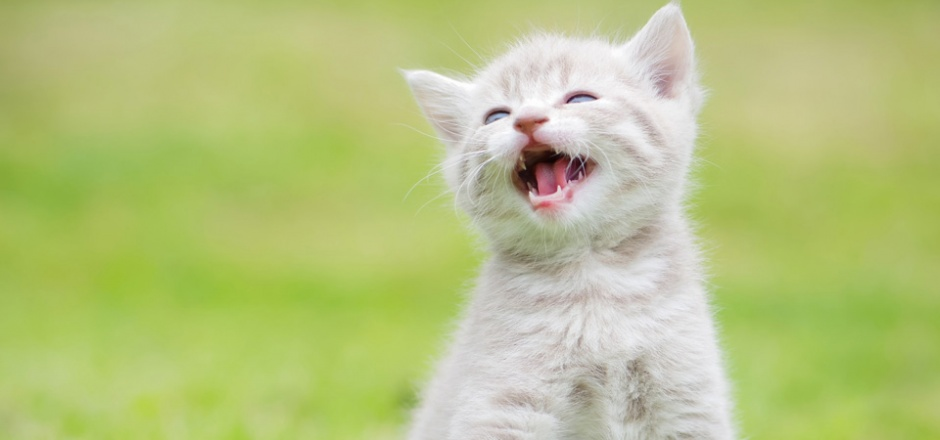
#> input picture histogram/cat.jpg, 940 x 440 px
$ python average_histogram.py
#> lines starting #> are read from the running program, lines starting #| are printed output that depends on the picture
import cv2
import matplotlib.pyplot as plt
import numpy as np
def average_histogram_cv():
    image = cv2.imread("cat.jpg", 0)  # 按灰度图像读取
    result = cv2.equalizeHist(image)
    [height, width] = image.shape
    print(height * width)
    hist1 = cv2.calcHist(image, [0], None, [256], [0.0, 255.0])  # 直方图信息提取
    hist2 = cv2.calcHist(result, [0], None, [256], [0.0, 255.0])  # 直方图信息提取
    # hist是一个shape为(256,1)的list，表示0-255每个像素值对应的像素个数，下标即为相应的像素值
    plt.plot(range(256), hist2, color='red')  # 画出图片直方图
    plt.plot(range(256), hist1, color='blue')  # 画出图片直方图
    plt.title("Grayscale Histogram")
    plt.xlabel("x")
    plt.ylabel("pixels")
    plt.show()

    cv2.imshow("gray", image)
    cv2.imshow("result", result)

    cv2.waitKey(0)

def average_histogram_my():
    image = cv2.imread("cat.jpg", 0)  # 按灰度图像读取
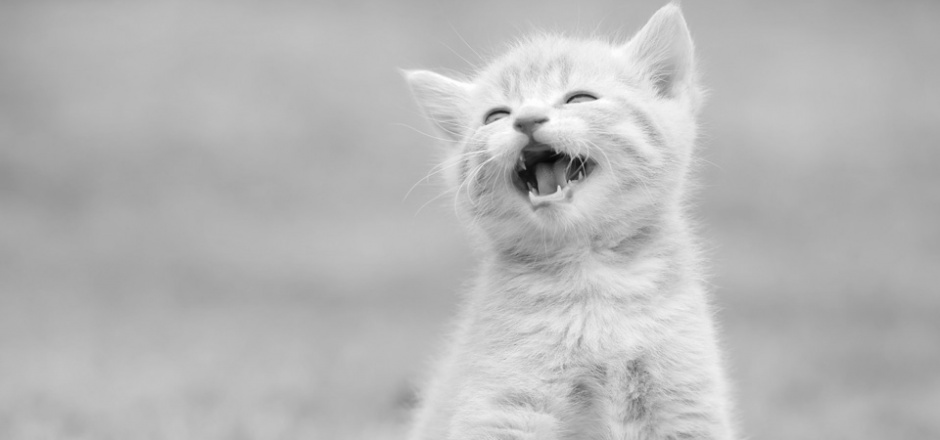
#> image: shape (440, 940); min 6, max 255, mean 183.7
    result = cv2.equalizeHist(image)
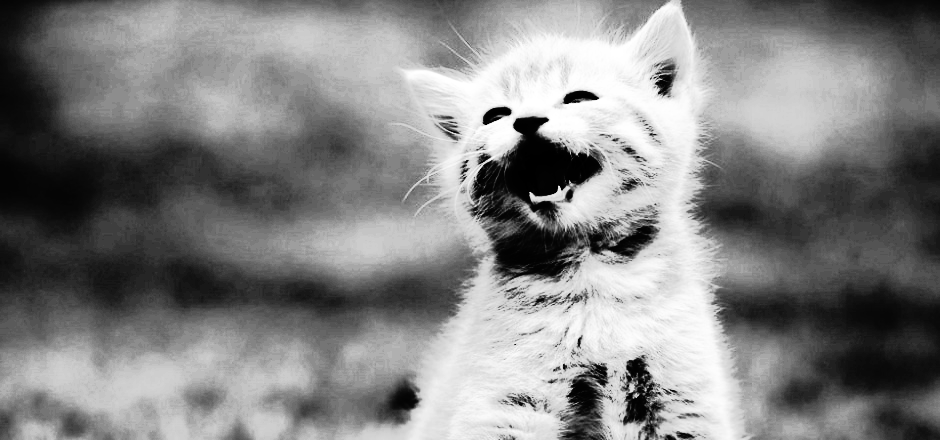
#> result: shape (440, 940); min 0, max 255, mean 130.2
    [height, width] = image.shape
#> height = 440; width = 940
    sum = height * width
#> sum = 413600
    hist1 = cv2.calcHist(image, [0], None, [256], [0, 255])  # 直方图信息提取
#> hist1 = 256 values, max 100 at index 177, min 0 at index 0, mean 3.67
    prob_pixel = []
    cumu_pixel = []
    bins = 0
    #print(hist1)
    for i in hist1:
        for element in i:
            bins += element
            prob_pixel.append(255/sum*bins)
#> after the loop, bins = 940; prob_pixel = 256 values from 0 to 0.58
    for element in prob_pixel:
            cumu_pixel.append(int(element*255+0.5))
#> after the loop, cumu_pixel = 256 values from 0 to 148
    image2 = image.copy()
    for x in range(height):
       for y in range(width):
           image2[x,y]=cumu_pixel[image[x,y]]
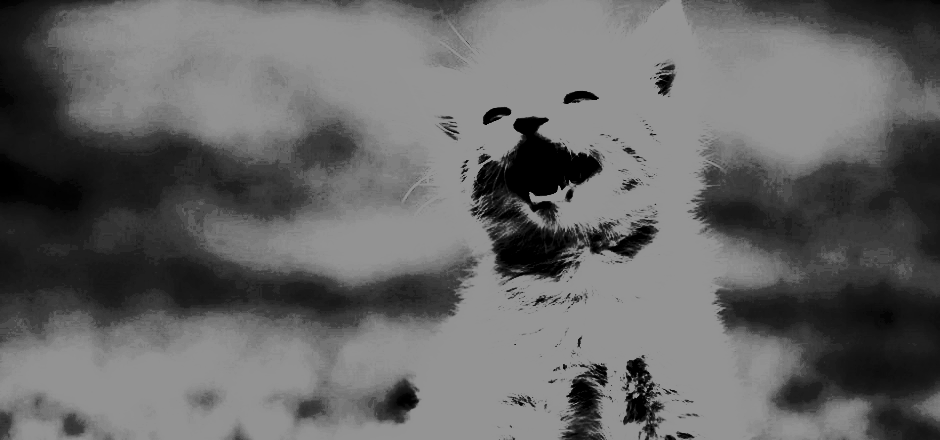
#> image2: shape (440, 940); min 0, max 148, mean 102.1
    cv2.imshow("src", image)
    cv2.imshow("dst",image2)
    hist2 = cv2.calcHist(image2, [0], None, [256], [0, 255])  # 直方图信息提取
#> hist2 = 256 values, max 100 at index 91, min 0 at index 2, mean 3.67
    plt.plot(range(256), hist1, color='blue')  # 画出图片直方图
    plt.plot(range(256), hist2, color='yellow')  # 画出图片直方图
    plt.title("Grayscale Histogram")
    plt.xlabel("x")
    plt.ylabel("pixels")
    plt.show()
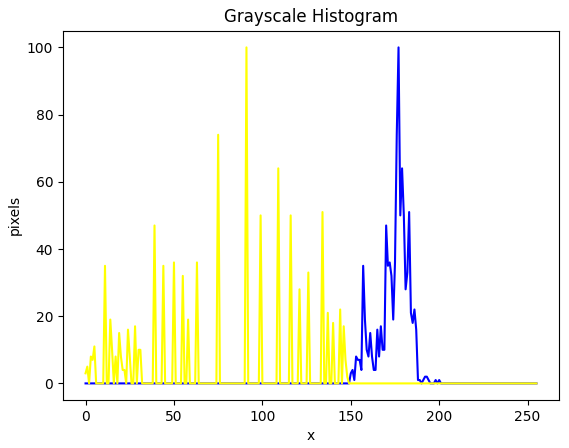
#> figure drawn by matplotlib, 1 panel; curve peaks at x = 177, y = 100; curve peaks at x = 91, y = 100


    return 0
def main():
    return 0

if __name__ == '__main__':
    average_histogram_my()
    cv2.waitKey(0)
